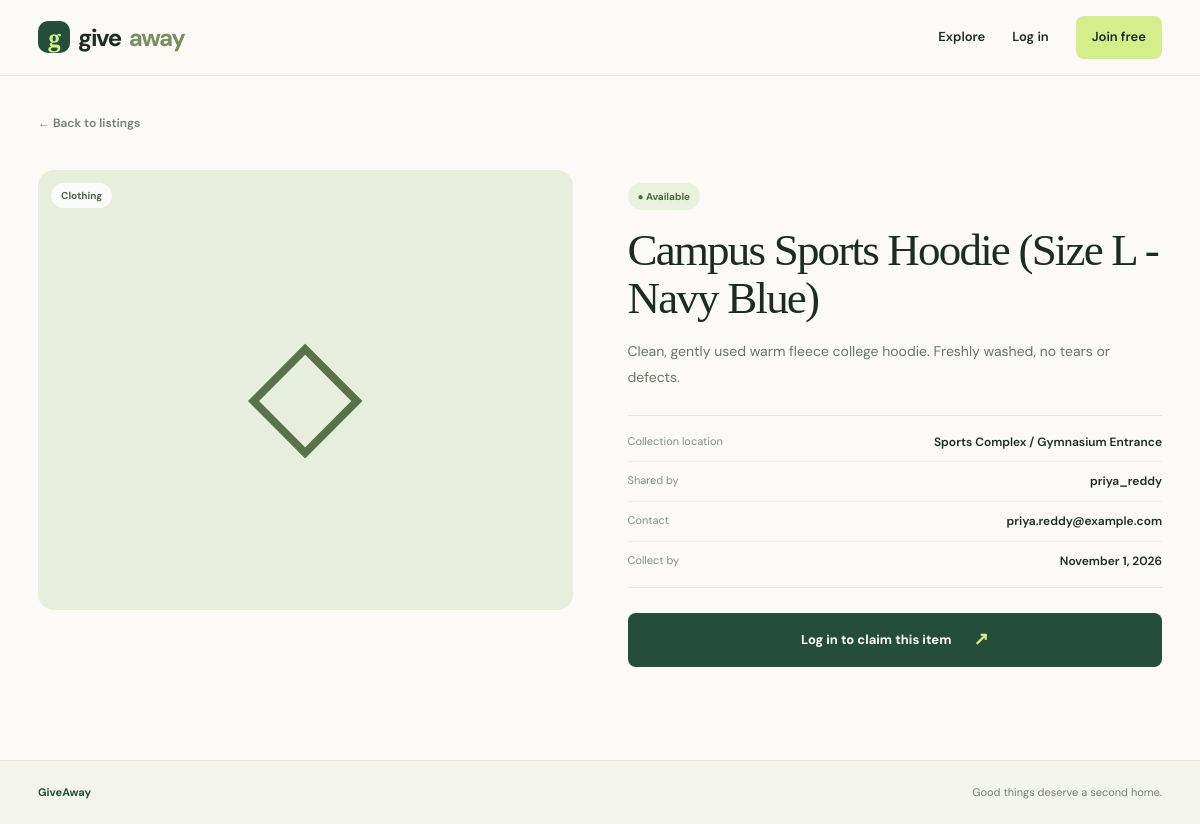
/giveaway/6/, run on the app's committed database.
### giveaways/models.py (models this page shows, shortened)
class GiveawayItem(models.Model):
    CATEGORIES = [
        ("Books", "Books"),
        ("Electronics", "Electronics"),
        ("Clothing", "Clothing"),
        ("Home", "Home & Kitchen"),
        ("Stationery", "Stationery"),
        ("Other", "Other"),
    ]
    STATUS_CHOICES = [
        ("available", "Available"),
        ("claimed", "Claimed"),
    ]
    title = models.CharField(max_length=100)
    description = models.TextField(max_length=800)
    category = models.CharField(max_length=20, choices=CATEGORIES, default="Other")
    location = models.CharField(max_length=120)
    contact_info = models.CharField(max_length=120, help_text="Email or preferred contact method")
    collection_deadline = models.DateField(null=True, blank=True)
    status = models.CharField(max_length=12, choices=STATUS_CHOICES, default="available")
    created_by = models.ForeignKey(settings.AUTH_USER_MODEL, on_delete=models.CASCADE, related_name="giveaway_items")
    claimed_by = models.ForeignKey(settings.AUTH_USER_MODEL, on_delete=models.SET_NULL, null=True, blank=True, related_name="claimed_items")
    created_at = models.DateTimeField(default=timezone.now)
    class Meta:
        ordering = ["-created_at"]
    @property
    def is_expired(self):
        return bool(self.collection_deadline and self.collection_deadline < timezone.localdate() and self.status == "available")

### giveaways/views.py (the view)
# urls.py: path("<int:pk>/", views.item_detail, name="item_detail"),
def item_detail(request, pk):
    item = get_object_or_404(GiveawayItem.objects.select_related("created_by", "claimed_by"), pk=pk)
    return render(request, "giveaways/item_detail.html", {"item": item})

### giveaways/templates/giveaways/item_detail.html (shortened to what this page needs)
{% extends "giveaways/base.html" %}
{% block content %}
<div class="detail-page">
  <a class="back-link" href="{% url 'home' %}">← Back to listings</a>
  <div class="detail-layout">
    <div class="detail-visual">
      <div class="detail-symbol">{% if item.category == "Books" %}▤{% elif item.category == "Electronics" %}⌁{% elif item.category == "Clothing" %}◇{% elif item.category == "Home" %}⌂{% elif item.category == "Stationery" %}✎{% else %}✳{% endif %}</div>
      <span class="category-pill">{{ item.get_category_display }}</span>
    </div>
    <div class="detail-copy">
      {% if item.status == "available" and not item.is_expired %}<span class="status status-available">● Available</span>{% elif item.status == "claimed" %}<span class="status status-claimed">● Rehomed</span>{% else %}<span class="status status-expired">● Collection deadline passed</span>{% endif %}
      <h1>{{ item.title }}</h1>
      <p class="detail-description">{{ item.description|linebreaksbr }}</p>
      <div class="detail-facts">
        <div><span>Collection location</span><strong>{{ item.location }}</strong></div>
        <div><span>Shared by</span><strong>{{ item.created_by.username }}</strong></div>
        <div><span>Contact</span><strong>{{ item.contact_info }}</strong></div>
        <div><span>Collect by</span><strong>{% if item.collection_deadline %}{{ item.collection_deadline|date:"F j, Y" }}{% else %}No deadline specified{% endif %}</strong></div>
      </div>
      {% if item.status == "available" and not item.is_expired %}
        {% if user.is_authenticated and user != item.created_by %}
          <form method="post" action="{% url 'claim_item' item.pk %}" data-confirm="Claim this item? Please contact the giver to arrange collection.">{% csrf_token %}<button class="button button-dark button-full">I would like to claim this <span>↗</span></button></form>
        {% elif not user.is_authenticated %}<a class="button button-dark button-full" href="{% url 'login' %}?next={{ request.path|urlencode }}">Log in to claim this item <span>↗</span></a>
        {% else %}<div class="notice-box">This is your listing. You can manage it from My activity.</div>{% endif %}
      {% endif %}
    </div>
  </div>
</div>
{% endblock %}

### static/giveaways/style.css (style rules this page uses)
:root { --ink:#1d2b25;--muted:#728078;--paper:#fbfaf6;--green:#244d3c;--lime:#d6ee8a;--line:#e5e8df;--coral:#f3a58d;--cream:#f2ead9;--white:#fff }
* { box-sizing:border-box }
html { scroll-behavior:smooth }
body { margin:0;background:var(--paper);color:var(--ink);font-family:'DM Sans',sans-serif;font-size:15px;line-height:1.55 }
a { color:inherit;text-decoration:none }
.hero h1,.section-heading h2,.form-intro h1,.detail-copy h1,.my-header h1,.auth-form-wrap h1 { font-family:'Playfair Display',serif;font-weight:500;letter-spacing:-1.8px;line-height:1.06 }
.button { border:0;cursor:pointer;display:inline-flex;align-items:center;justify-content:center;gap:22px;padding:13px 18px;border-radius:8px;font-size:13px;font-weight:700;transition:transform .15s,background .15s }
.button-dark { background:var(--green);color:white }
.button-dark span { color:var(--lime);font-size:18px }
.category-pill { position:absolute;top:13px;left:13px;background:rgba(255,255,255,.83);border-radius:20px;padding:5px 10px;font-size:10px;font-weight:700;color:#50644c }
.back-link { display:inline-block;color:#728078;font-size:12px;font-weight:600;margin-bottom:25px }
.button-full { width:100% }
.detail-page { padding:35px 0 80px }
.detail-layout { display:grid;grid-template-columns:1fr 1fr;gap:55px;align-items:start;margin-top:12px }
.detail-visual { height:440px;background:#e7eedb;border-radius:16px;display:flex;align-items:center;justify-content:center;position:relative }
.detail-symbol { font-family:'Playfair Display',serif;font-size:150px;color:#58724b }
.detail-copy { padding:13px 0 }
.status { display:inline-flex;align-items:center;gap:6px;font-size:10px;font-weight:700;padding:6px 10px;border-radius:20px }
.status-available { background:#e8f2dc;color:#4c6c3e }
.detail-copy h1 { font-size:45px;margin:17px 0 }
.detail-description { color:#68766c;line-height:1.8;font-size:14px }
.detail-facts { border-top:1px solid var(--line);border-bottom:1px solid var(--line);margin:25px 0;padding:7px 0 }
.detail-facts>div { display:flex;justify-content:space-between;gap:20px;padding:10px 0;border-bottom:1px solid #eef0e9 }
.detail-facts>div:last-child { border:0 }
.detail-facts span { color:#829087;font-size:11px }
.detail-facts strong { text-align:right;font-size:12px;font-weight:600;overflow-wrap:anywhere }

### data on the page
GiveawayItem: category "Clothing", title "Campus Sports Hoodie (Size L - Navy Blue)", description "Clean, gently used warm fleece college hoodie. Freshly washed, no tears or defects.", location "Sports Complex / Gymnasium Entrance", created_by.username "priya_reddy", contact_info "priya.reddy@example.com", collection_deadline "November 1, 2026"
